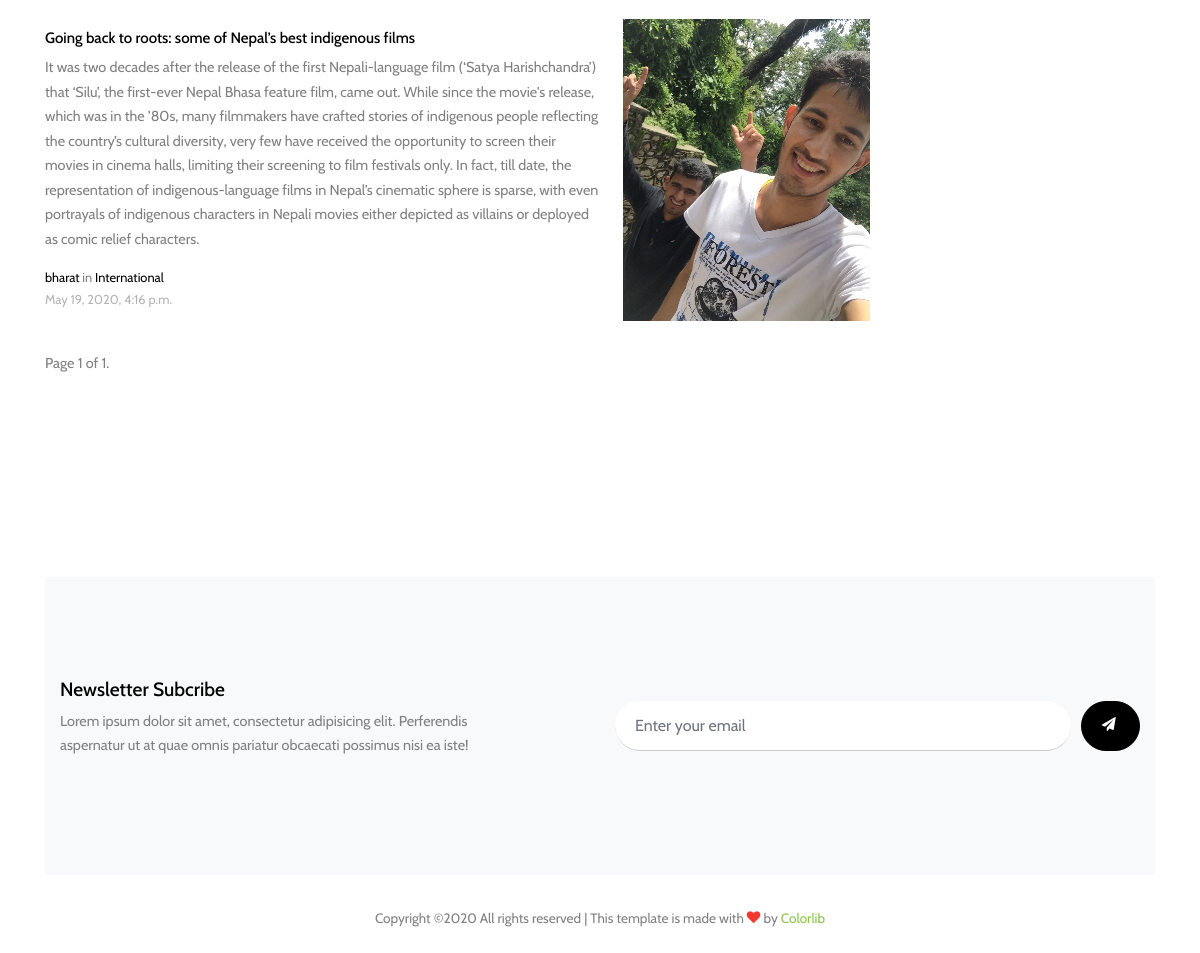
The page /news/7/ (lower part) on the database as committed earlier.
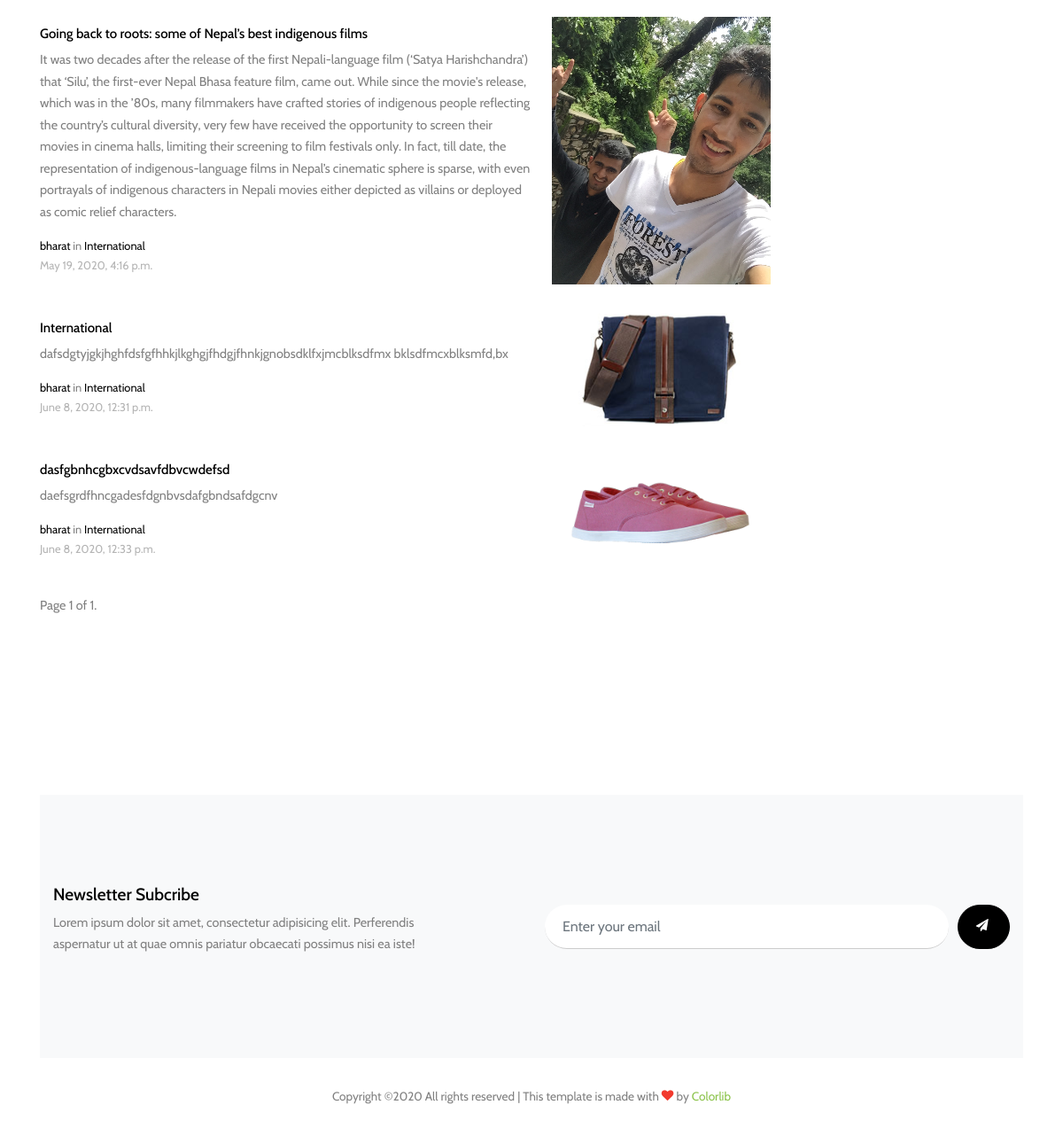
The same page on the database as committed later.
### news_app/models.py (models this page shows, shortened)
class News(models.Model):
    title = models.CharField(max_length=255)
    content = models.TextField()
    count = models.IntegerField(default=0)
    slug = models.SlugField(max_length=255, null=True)
    category = models.ManyToManyField(Category, related_name="news_categoreis")
    author = models.ForeignKey(
        settings.AUTH_USER_MODEL,
        on_delete=models.CASCADE,
    )
    created_at = models.DateTimeField(auto_now_add=True)
    updated_at = models.DateTimeField(auto_now=True)
    cover_image = models.ImageField(upload_to="news", null=True)
    def get_absolute_url(self):
        return reverse("single_news", kwargs={"pk": self.pk, "slug": self.slug})

class Category(models.Model):
    title = models.CharField(max_length=30)
    class Meta:
        verbose_name_plural = "Categories"

### account/models.py (models this page shows)
class User(AbstractUser):
    ROLES = (("0", "Admin"), ("1", "Journalist"), ("2", "Guest"))
    role = models.CharField(max_length=1, choices=ROLES, default="2")
    email = models.EmailField(verbose_name="email address", max_length=255, unique=True,)
    USERNAME_FIELD = "email"
    REQUIRED_FIELDS = "username", "role", "first_name", "last_name"
    def __str__(self):
        return self.username

### news_app/views.py (the view)
# urls.py: path("<category_id>/", views.CategoryNewsView.as_view(), name="category_news"),
class CategoryNewsView(View):
    def get(self, request, category_id, *args, **kwargs):
        template_name = "news/categories.html"
        category = get_object_or_404(Category, pk=category_id)
        category_news_list = News.objects.filter(category=category)
        paginator = Paginator(category_news_list,4) # Show 25 contacts per page.
        page_number = request.GET.get('page')
        page_obj = paginator.get_page(page_number)
        return render(
            request, template_name, {"category_news_list": category_news_list, "category": category,"page_obj": page_obj}
        )

### news_app/context_processor.py (called while the page is built)
def categories(request):
    category_list = Category.objects.all()
    return {"categories": category_list}

### templates/news/categories.html (shortened to what this page needs)
{% extends 'partial/layout.html' %}
     {% block news %}
    <div class="container">
        <div class="row">
          <div class="col-lg-9">
         {% for news in page_obj %}
            <div class="post-entry-2 d-flex">
              <div class="thumbnail order-md-2" style="background-image: url('{{ news.cover_image.url }}')"></div>
              <div class="contents order-md-1 pl-0">
                <h2><a href="{{ news.get_absolute_url }}">{{ news.title }}</a></h2>
                <p class="mb-3">{{ news.content }}</p>
                <div class="post-meta">
                  <span class="d-block"><a href="#">{{ news.author }}</a> in <a href="#">{{ category.title }}</a></span>
                  <span class="date-read">{{ news.created_at }}</span>
                </div>
              </div>
            </div>
            {% endfor %}
            <div class="pagination">
        <span class="step-links">
        <span class="current">
            Page {{ page_obj.number }} of {{ page_obj.paginator.num_pages }}.
        </span>
    </span>
   </div>
          </div>
     {% endblock news %}
    {% block footer %}
    {% include "partial/footer.html" %}
    {% endblock footer %}

### templates/partial/layout.html (shortened to what this page needs)
{% load static %}
<!DOCTYPE html>
<html lang="en">
<head>
  <link rel="stylesheet" href="{% static 'fonts/icomoon/style.css' %}">
  <link rel="stylesheet" href="{% static 'css/bootstrap.min.css' %}">
  <link rel="stylesheet" href="{% static 'css/jquery-ui.css' %}">
  <link rel="stylesheet" href="{% static 'css/owl.carousel.min.css' %}">
  <link rel="stylesheet" href="{% static 'css/owl.theme.default.min.css' %}">
  <link rel="stylesheet" href="{% static 'css/owl.theme.default.min.css' %}">
  <link rel="stylesheet" href="{% static 'css/jquery.fancybox.min.css' %}">
  <link rel="stylesheet" href="{% static 'css/bootstrap-datepicker.css' %}">
  <link rel="stylesheet" href="{% static 'fonts/flaticon/font/flaticon.css' %}">
  <link rel="stylesheet" href="{% static 'css/aos.css' %}">
  <link href="{% static 'css/jquery.mb.YTPlayer.min.css' %}" media="all" rel="stylesheet" type="text/css">
  <link rel="stylesheet" href="{% static 'css/style.css' %}">
</head>
<body data-spy="scroll" data-target=".site-navbar-target" data-offset="300">
  <div class="site-wrap">
    <div class="site-section py-0">
    <div class="site-section">
     {% block news %}
     {% endblock news %}
    </div>
    <div class="site-section">
    </div>
    <div class="site-section subscribe bg-light">
      <div class="container">
        <form action="#" class="row align-items-center">
          <div class="col-md-5 mr-auto">
            <h2>Newsletter Subcribe</h2>
            <p>Lorem ipsum dolor sit amet, consectetur adipisicing elit. Perferendis aspernatur ut at quae omnis pariatur obcaecati possimus nisi ea iste!</p>
          </div>
          <div class="col-md-6 ml-auto">
            <div class="d-flex">
              <input type="email" class="form-control" placeholder="Enter your email">
              <button type="submit" class="btn btn-secondary" ><span class="icon-paper-plane"></span></button>
            </div>
          </div>
        </form>
      </div>
    </div>
    <div class="footer">
    {% block footer %}
    {% endblock footer %}
    </div>
  </div>
</body>
</html>

### templates/partial/header.html (shortened to what this page needs)
{% load static %}

### templates/partial/nav.html (shortened to what this page needs)
{% load static %}

### templates/partial/footer.html
{% load static %}
 <div class="container">
        <div class="row">
          <div class="col-12">
            <div class="copyright">
                <p>
                    Copyright &copy;<script>document.write(new Date().getFullYear());</script> All rights reserved | This template is made with <i class="icon-heart text-danger" aria-hidden="true"></i> by <a href="https://colorlib.com" target="_blank" >Colorlib</a>
                    </p>
            </div>
          </div>
        </div>
      </div>

### templates/partial/script.html (shortened to what this page needs)
{% load static %}

### static/css/style.css (style rules this page uses)
html { overflow-x: hidden; }
body { line-height: 1.7; color: gray; font-weight: 300; font-size: .9rem; }
a { -webkit-transition: .3s all ease; -o-transition: .3s all ease; transition: .3s all ease; }
h1, h2, h3, h4, h5, .h1, .h2, .h3, .h4, .h5 { font-family: "Cabin", -apple-system, BlinkMacSystemFont, "Segoe UI", Roboto, "Helvetica Neue", Arial, sans-serif, "Apple Color Emoji", "Segoe UI Emoji", "Segoe UI Symbol", "Noto Color Emoji"; }
.site-wrap:before { display: none; -webkit-transition: .3s all ease-in-out; -o-transition: .3s all ease-in-out; transition: .3s all ease-in-out; background: rgba(0, 0, 0, 0.6); content: ""; position: absolute; z-index: 2000; top: 0; left: 0; right: 0; bottom: 0; opacity: 0; visibility: hidden; }
.site-section { padding: 2.5em 0; }
@media (min-width: 768px) { .site-section { padding: 7em 0; } }
.btn { text-transform: uppercase; font-size: 14px; letter-spacing: .2rem; font-family: "Cabin", -apple-system, BlinkMacSystemFont, "Segoe UI", Roboto, "Helvetica Neue", Arial, sans-serif, "Apple Color Emoji", "Segoe UI Emoji", "Segoe UI Symbol", "Noto Color Emoji"; }
.post-meta { font-size: .8rem; }
.post-meta a { color: #000; }
.date-read { color: #b4b4b4; }
.post-entry-1, .post-entry-2 { font-size: .9rem; margin-bottom: 30px; }
.post-entry-1 h2, .post-entry-2 h2 { font-size: 20px; }
.post-entry-1 h2 a, .post-entry-2 h2 a { color: #000; }
.post-entry-2 { font-size: .9rem; }
.post-entry-2 .thumbnail { background-size: cover; background-position: center; width: 30%; }
.post-entry-2 .contents { width: 70%; padding: 10px 20px; }
.post-entry-2 .contents h2 { font-size: 15px; }
.form-control { margin-right: 10px; height: 50px; padding-left: 20px; padding-right: 20px; border-radius: 30px; border: none; background: #fff; border-bottom: 1px solid transparent; border-bottom: 1px solid #ccc; }
.btn { border-radius: 30px; background: #000; padding-left: 20px; padding-right: 20px; border-color: #000; color: #fff; }
.subscribe form .form-control { margin-right: 10px; height: 50px; padding-left: 20px; padding-right: 20px; border-radius: 30px; border: none; background: #fff; border-bottom: 1px solid transparent; border-bottom: 1px solid #ccc; }
.subscribe form .btn { border-radius: 30px; background: #000; padding-left: 20px; padding-right: 20px; border-color: #000; }
.subscribe form h2 { font-size: 1.2rem; color: #000; }
.subscribe form p { font-size: .9rem; }
.footer { font-size: .85rem; text-align: center; padding: 2rem 0; }

Rows that differ between the two databases and show on the page:
added News: cover_image (picture), title "International", content "dafsdgtyjgkjhghfdsfgfhhkjlkghgjfhdgjfhnkjgnobsdklfxjmcblksdfmx bklsdfmcxblksmfd,bx", author "bharat", {{ category.title }} "International", created_at "June 8, 2020, 12:31 p.m."
added News: cover_image (picture), title "dasfgbnhcgbxcvdsavfdbvcwdefsd", content "daefsgrdfhncgadesfdgnbvsdafgbndsafdgcnv", author "bharat", {{ category.title }} "International", created_at "June 8, 2020, 12:33 p.m."
